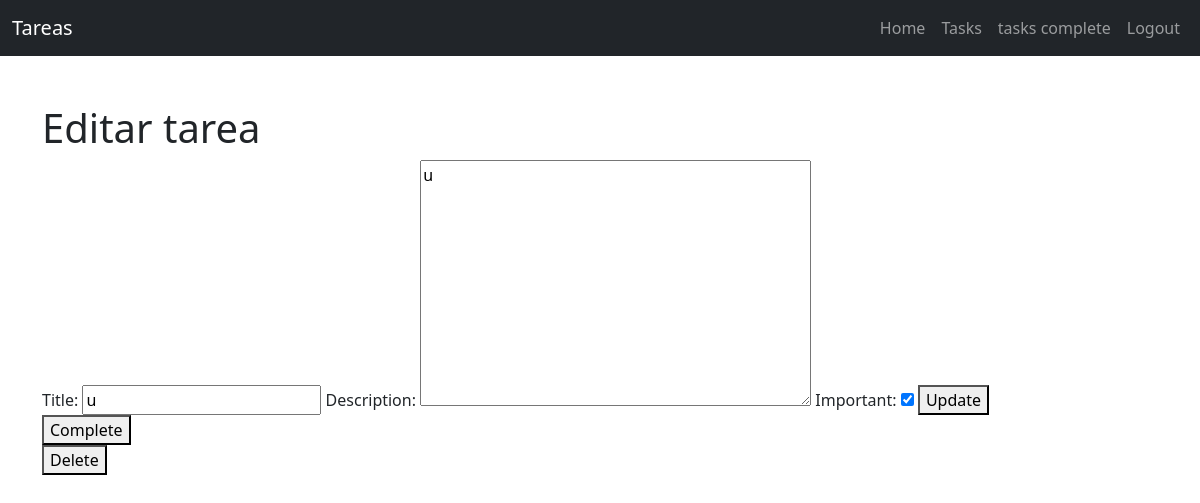
Screenshot of /tasks/11/ (signed in) with the database file from the repository.
### tasks/models.py (models this page shows, shortened)
class Task(models.Model):
    title = models.CharField(max_length=100)
    description = models.TextField(blank=True)
    created = models.DateTimeField(auto_now_add=True)
    datecompleted = models.DateTimeField(null=True, blank=True)
    important = models.BooleanField(default=False)
    user = models.ForeignKey(User, on_delete=models.CASCADE)

### tasks/views.py (the view, shortened to what this page needs)
# urls.py: path('tasks/<int:task_id>/', views.task_detail, name='task_detail'),
@login_required
def task_detail(request, task_id):
    if request.method == 'GET':
        task = get_object_or_404(Task, pk=task_id, user=request.user)
        form = TaskForm(instance=task)
        return render(request, 'task_detail.html', {'task': task, 'form': form})

### tasks/forms.py
class TaskForm(ModelForm):
    class Meta:
        model = Task
        fields = ['title', 'description', 'important']

### tasks/templates/task_detail.html (shortened to what this page needs)
{% extends 'base.html' %}
{% block content %}
<h1>Editar tarea</h1>
<form method="post">
    {{form}}
    <button>Update</button>
</form>
<form action="{% url 'complete_task' task.id %}" method="post">
    <button>
        Complete
    </button>
</form>
<form action="{% url 'delete_task' task.id %}" method="post">
    <button>
        Delete
    </button>
</form>
{% endblock %}

### rows the page displays
Task: title "u", description "u", important "☑"
